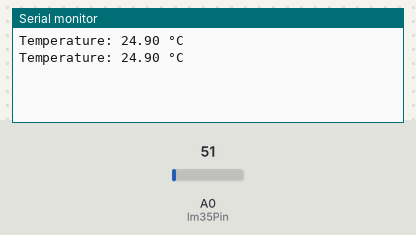
The sketch below on a simulated Arduino Uno, built with avr-gcc and run on an emulated ATmega328P. Parts: the last lines printed to the serial monitor. Inputs (shaded band) come from the test bench; at power-on: A0 (lm35Pin) = 51.

Above: at 1.8 s.
1.9 s: A0 (lm35Pin) set to 61
At 2.7 s:
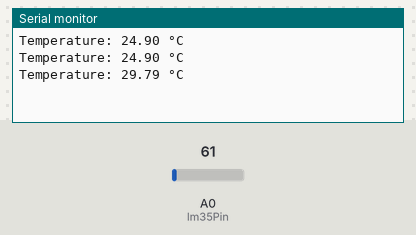
3.4 s: A0 (lm35Pin) set to 71
At 4.3 s:
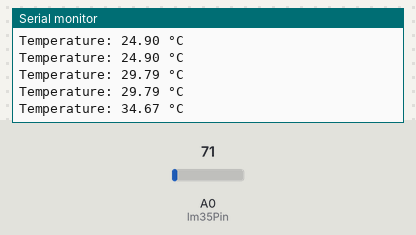
Timing chart, 0 to 6.4 s (numbered marks = the images above; inputs shaded):
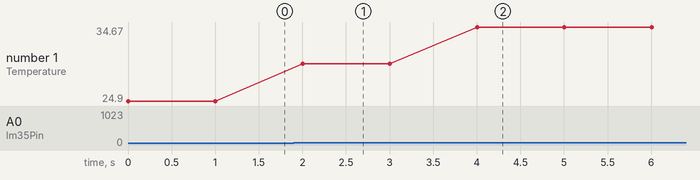

Measured:
- after the input at 1.9 s, the serial monitor: prints a new line after 0.10 s (image 1)
- after the input at 3.4 s, the serial monitor: prints a new line after 0.60 s (image 2)
- plotted number 1: 24.9 → 29.79 after the input at 1.9 s, 29.79 → 34.67 after the input at 3.4 s

The sketch:

Temparuture_Maping_LM35_Sencor.ino
```cpp
// LM35 এর আউটপুট পিনকে A0 পিনে সংযুক্ত করা হয়েছে।
const int lm35Pin = A0;  // LM35 সেন্সরের আউটপুট পিন (অ্যানালগ পিন A0)
float temperature;        // তাপমাত্রা রাখার জন্য ভেরিয়েবল

void setup() {
  // সিরিয়াল মনিটর শুরু করুন
  Serial.begin(9600);

}

void loop() {
  // LM35 থেকে অ্যানালগ মান read
  int sensorValue = analogRead(lm35Pin);

  // LM35 এর আউটপুট ভোল্টেজকে তাপমাত্রায় রূপান্তর করুন (প্রতি 10mV = 1°C)
  // 1024 হল 10-বিট ADC রেজোলিউশন (আরডুইনো ADC এর রেজোলিউশন)
  temperature = (sensorValue * 5.0 * 100.0) / 1024.0;

  // তাপমাত্রা সিরিয়াল মনিটরে দেখান
  Serial.print("Temperature: ");
  Serial.print(temperature);
  Serial.println(" °C");

  // ১ সেকেন্ড বিরতি দিন
  delay(1000);
}
```
